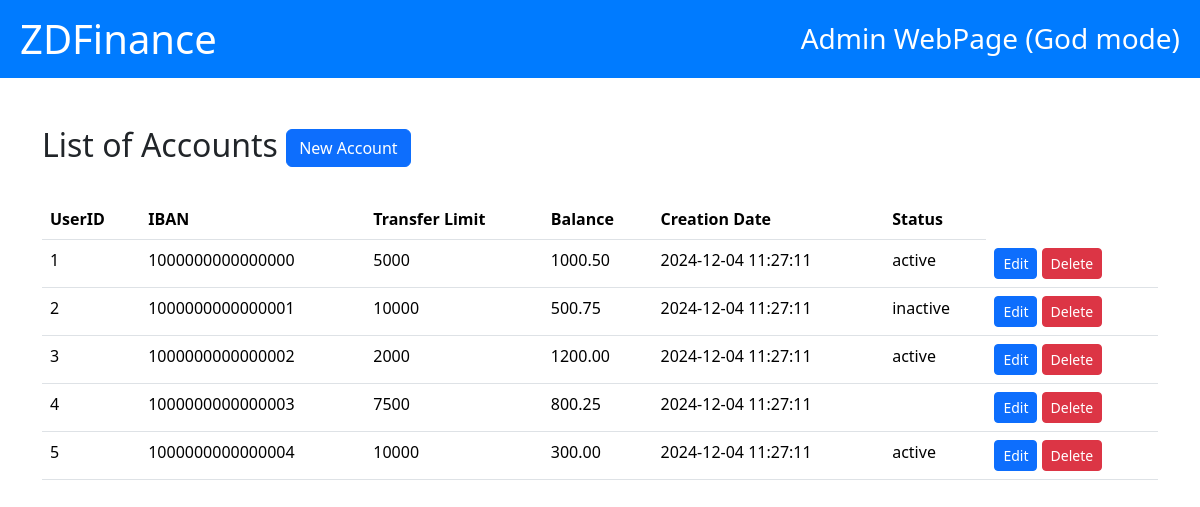
Page /admin/read_accounts.php on the committed database.
### tables this page shows
CREATE TABLE Accounts (
    IBAN BIGINT UNSIGNED NOT NULL AUTO_INCREMENT PRIMARY KEY,
    UserID INT NOT NULL,
    Transfer_Limit INT UNSIGNED NOT NULL,
    Balance DECIMAL(15, 2) NOT NULL DEFAULT 0.00,
    Creation_Date TIMESTAMP DEFAULT CURRENT_TIMESTAMP,
    Status ENUM('active', 'inactive') NOT NULL DEFAULT 'active',
    FOREIGN KEY (UserID) REFERENCES Users(UserID)
) AUTO_INCREMENT = 1000000000000000;

### admin/read_accounts.php (the view, shortened to what this page needs)
<!DOCTYPE html>
<html lang="en">
<head>
    <link href="https://cdn.jsdelivr.net/npm/bootstrap@5.3.3/dist/css/bootstrap.min.css" rel="stylesheet">
</head>
<body>
    <div class="header">
        <h1><a href="/POS/admin/index.html">ZDFinance</a></h1>
        <h3>Admin WebPage (God mode)</h3>
    </div>
    <div class="container my-5">
        <h2>
            List of Accounts
            <a class="btn btn-primary" href="/POS/admin/create_account.php" role="button">New Account</a>
        </h2>
        <br>
        <table class="table">
            <thead>
                <tr>
                    <th>UserID</th>
                    <th>IBAN</th>
                    <th>Transfer Limit</th>
                    <th>Balance</th>
                    <th>Creation Date</th>
                    <th>Status</th>
                </tr>
            </thead>
            <tbody>
                <?php
                $servername = "localhost";
                $username = "root";
                $password = "";
                $database = "pos_db";
                $connection = new mysqli($servername, $username, $password, $database);
                $sql = "SELECT * FROM Accounts";
                $result = $connection->query($sql);
                while ($row = $result->fetch_assoc()) {
                    echo "
                    <tr>
                        <td>$row[UserID]</td>
                        <td>$row[IBAN]</td>
                        <td>$row[Transfer_Limit]</td>
                        <td>$row[Balance]</td>
                        <td>$row[Creation_Date]</td>
                        <td>$row[Status]</td>
                        <td>
                            <a class='btn btn-primary btn-sm' href='/POS/admin/edit_account.php?IBAN=$row[IBAN]'>Edit</a>
                            <a class='btn btn-danger btn-sm' href='/POS/admin/delete_account.php?IBAN=$row[IBAN]'>Delete</a>
                        </td>
                    </tr>
                    ";
                }
                ?>
            </tbody>
        </table>
    </div>
</body>
</html>

### admin/read_accounts.php (style rules this page uses)
.header { background-color: #007bff; color: white; padding: 15px 20px; display: flex; align-items: center; justify-content: space-between; }
.header h1, .header h3 { margin: 0; }
.header h1 a { color: white; text-decoration: none; }

### rows in the picture
accounts: UserID "1", IBAN "1000000000000000", Transfer_Limit "5000", Balance "1000.50", Creation_Date "2024-12-04 11:27:11", Status "active"
accounts: UserID "2", IBAN "1000000000000001", Transfer_Limit "10000", Balance "500.75", Creation_Date "2024-12-04 11:27:11", Status "inactive"
accounts: UserID "3", IBAN "1000000000000002", Transfer_Limit "2000", Balance "1200.00", Creation_Date "2024-12-04 11:27:11", Status "active"
accounts: UserID "4", IBAN "1000000000000003", Transfer_Limit "7500", Balance "800.25", Creation_Date "2024-12-04 11:27:11"
accounts: UserID "5", IBAN "1000000000000004", Transfer_Limit "10000", Balance "300.00", Creation_Date "2024-12-04 11:27:11", Status "active"
